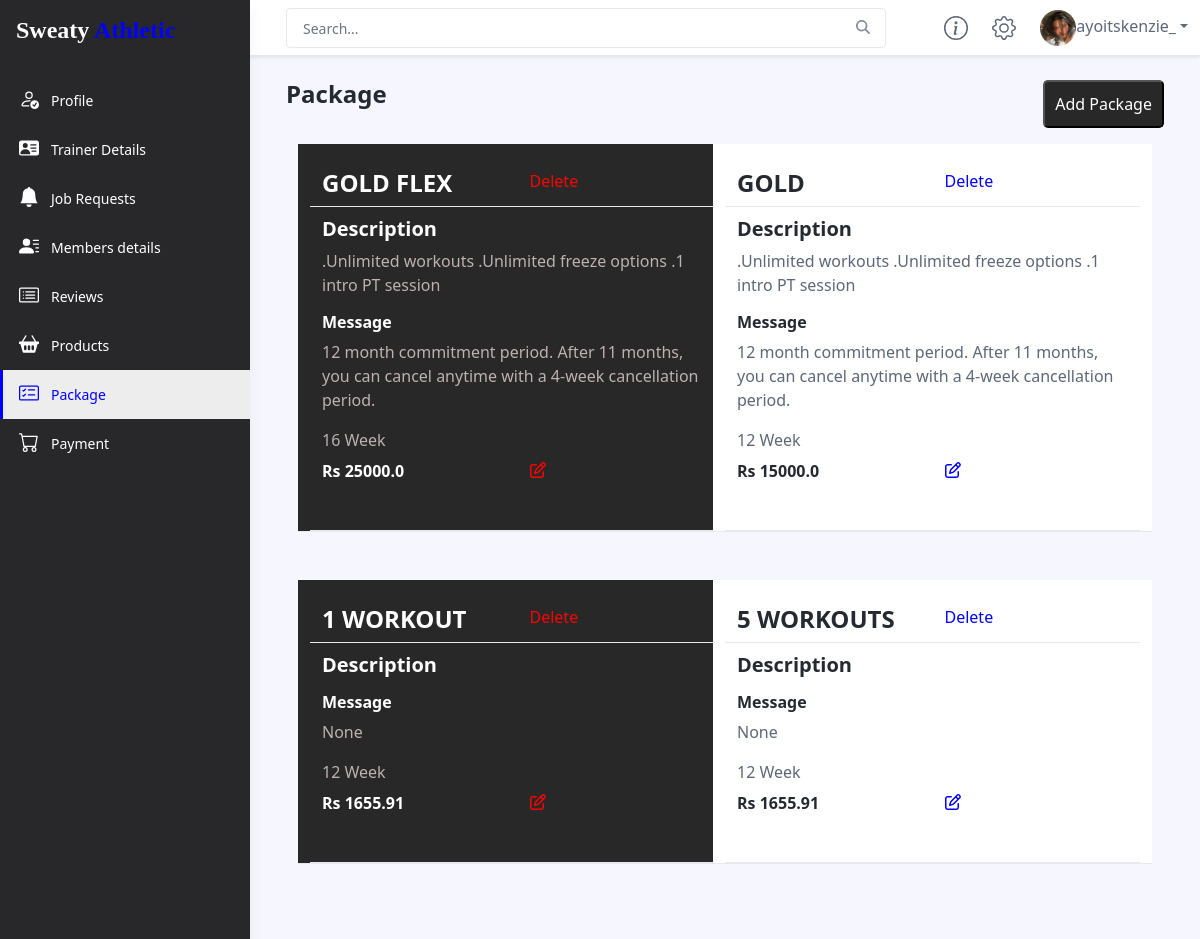
The app's page /admin_dashboard/package/ (signed in) with its own data.
### accounts/models.py (models this page shows, shortened)
class CustomUser(AbstractBaseUser):
    User_Choices = (
        ("Trainer","Trainer"),
        ("Admin","Admin"),
        ("Customer","Customer")
    )
    id = models.AutoField(primary_key=True,unique=True)
    username = models.CharField(unique=True,max_length=50, verbose_name="Username")
    date_joined = models.DateTimeField(default=datetime.datetime.now)
    user_type = models.CharField(max_length = 20,choices = User_Choices,default = "Customer", verbose_name="User Type")
    is_staff = models.BooleanField(default=False)
    is_active = models.BooleanField(default=True)
    is_superuser = models.BooleanField(default=False)
    profile_image = models.ImageField(upload_to='media/profile_image/',null=True,blank=True,verbose_name='Profile Image')
    USERNAME_FIELD = "username"
    REQUIRED_FIELDS = ['user_type']
    objects = CustomUserManager()
    def __str__(self):
        return self.username

### appadmin/models.py (models this page shows, shortened)
class Package(models.Model):
    themes_choice = (('Black','Black'),('white','White'))
    Name = models.CharField(unique=True,max_length=100,verbose_name='Membership Package')
    Price = models.FloatField(null=True,blank=True)
    Type = models.ForeignKey(Type,null=True,blank=True,on_delete=models.SET_NULL)
    Description = models.TextField(null=True,blank=True)
    Duration = models.IntegerField(null=True,blank=True)
    Message = models.CharField(max_length=250,null=True,blank=True,verbose_name='Commitment Message')
    theme = models.CharField(max_length=20,choices=themes_choice,blank=False,null=True)

### appadmin/views.py (the view)
# urls.py: path('package/',views.Package_list),
@login_required(login_url='/login/')
def Package_list(request):
    pack = Package.objects.all()
    if request.GET.get('del'):
        Id = request.GET.get('del')
        data = Package.objects.get(id=Id)
        data.delete()
        return render(request,'admin_dashboard/package.html',{'act7':'active','pack':pack,'status':'danger','message':'Package Deleted Sucessfully'})
    return render(request,'admin_dashboard/package.html',{'act7':'active','pack':pack,'obj':'none'})

### templates/admin_dashboard/package.html (shortened to what this page needs)
{% include 'admin_dashboard/upper.html' %}
<div class="app-wrapper">
    <div class="app-content pt-3 p-md-3 p-lg-4">
        <div class="container-xl">
          <div class="position-relative mb-3">
            <div class="row g-3 justify-content-between">
                <div class="col-auto">
                    <h1 class="app-page-title mb-0">Package</h1>
                </div>
                <div class="col-auto">
                    <div class=" page-utilities sbtn">
                        <a href="/admin_dashboard/package/add/"><button class="btn1">Add Package</button></a>
                    </div>
                </div>
            </div>
        </div>
            <section style="background-color: #f5f6fe;">
                <div class="container">
                  <div class="row justify-content-center mb-3">
                    {% for i in pack %}
                      {% if i.theme == "Black"%}
                      <div class="row col-6 B mb-5" >
                        <div class="col-6 In">
                            <h4>{{i.Name}}</h4>
                        </div>
                        <div class="col-6 In">
                          <a href="/admin_dashboard/package/?del={{i.id}}" class="">Delete</a>
                        </div>
                        <div style="margin-top: 10px;">
                          <h5>Description</h5>
                          <p>{{i.Description}}</p>
                          <h6>Message</h6>
                          <p>{{i.Message}}</p>
                          <h8>{{i.Duration}} Week</h8>
                        </div>
                          <div class="col-6" style="margin-top: 10px;">
                            <h6>Rs {{i.Price}}</h6>
                      </div>
                      <div class="col-6" style="margin-top: 10px; float: right;" >
                        <a href="/admin_dashboard/package/edit/?id={{i.id}}" class=""><i class="far fa-edit mb-5"></i></a>
                      </div>
                      </div>
                      {% else %}
                      <div class="row col-6 A mb-5" >
                        <div class="col-6 In">
                            <h4>{{i.Name}}</h4>
                        </div>
                        <div class="col-6 In">
                          <a href="/admin_dashboard/package/?del={{i.id}}" class="">Delete</a>
                        </div>
                        <div style="margin-top: 10px;">
                          <h5>Description</h5>
                          <p>{{i.Description}}</p>
                          <h6>Message</h6>
                          <p>{{i.Message}}</p>
                          <h8>{{i.Duration}} Week</h8>
                        </div>
                          <div class="col-6" style="margin-top: 10px;">
                            <h6>Rs {{i.Price}}</h6>
                      </div>
                      <div class="col-6" style="margin-top: 10px; float: right;" >
                        <a href="/admin_dashboard/package/edit/?id={{i.id}}" class=""><i class="far fa-edit mb-5"></i></a>
                      </div>
                      </div>
                      {% endif %}
                    {% endfor %}
                  </div>
                </div>
              </section>
        </div>
    </div>
</div>
</body>
</html>

### templates/admin_dashboard/upper.html (shortened to what this page needs)
{% load static %}
<!DOCTYPE html>
<html lang="en">
<head>
    <link id="theme-style" rel="stylesheet" href="{% static 'customer_dashboard/css/portal.css' %}">
</head>
<body class="app">
    <header class="app-header fixed-top">
        <div class="app-header-inner">
	        <div class="container-fluid py-2">
		        <div class="app-header-content">
		            <div class="row justify-content-between align-items-center">
		            <div class="app-search-box col">
		                <form class="app-search-form">
							<input type="text" placeholder="Search..." name="search" class="form-control search-input">
							<button type="submit" class="btn search-btn btn-primary" value="Search"><i class="fas fa-search"></i></button>
				        </form>
		            </div>
		            <div class="app-utilities col-auto">
						<div class="app-utility-item">
				            <a href="#" title="Help">
					        </a>
					    </div>
			            <div class="app-utility-item">
				            <a href="#" title="Settings">
					        </a>
					    </div>
			            <div class="app-utility-item app-user-dropdown dropdown">
							{%if request.user.profile_image  %}
				            	<a class="dropdown-toggle" id="user-dropdown-toggle" data-bs-toggle="dropdown" href="#" role="button" aria-expanded="false"><img class="profile-image" src="{{request.user.profile_image.url}}" alt="user profile">{{request.user}}</a>
							{% endif %}
			            </div>
		            </div>
		        </div>
	            </div>
	        </div>
        </div>
        <div id="app-sidepanel" class="app-sidepanel">
	        <div class="sidepanel-inner d-flex flex-column">
		        <div class="app-branding">
		            <a class="app-logo"><a class="navbar-brand"><h2 style="font-size: 1.5rem;font-family: 'Dancing Script', cursive;color: white;">Sweaty <span style="color:blue">Athletic</span></h2></a></a>
		        </div>
			    <nav id="app-nav-main" class="app-nav app-nav-main flex-grow-1">
				    <ul class="app-menu list-unstyled accordion" id="menu-accordion">
						<li class="nav-item">
					        <a class="nav-link {{act}}" href="/admin_dashboard/">
						        <span class="nav-icon">
						         </span>
		                         <span class="nav-link-text">Profile</span>
					        </a>
					    </li>
					    <li class="nav-item">
					        <a class="nav-link {{act1}}" href="/admin_dashboard/trainer_details/">
						        <span class="nav-icon">
						         </span>
		                         <span class="nav-link-text">Trainer Details</span>
					        </a>
					    </li>
						<li class="nav-item">
					        <a class="nav-link {{act6}}" href="/admin_dashboard/job_request/">
						        <span class="nav-icon">
									<svg xmlns="http://www.w3.org/2000/svg" width="16" height="16" fill="currentColor" class="bi bi-bell-fill" viewBox="0 0 16 16">
										<path d="M8 16a2 2 0 0 0 2-2H6a2 2 0 0 0 2 2zm.995-14.901a1 1 0 1 0-1.99 0A5.002 5.002 0 0 0 3 6c0 1.098-.5 6-2 7h14c-1.5-1-2-5.902-2-7 0-2.42-1.72-4.44-4.005-4.901z"/>
									  </svg>
						         </span>
		                         <span class="nav-link-text">Job Requests</span>
					        </a>
					    </li>
					    <li class="nav-item">
					        <a class="nav-link {{act2}}" href="/admin_dashboard/Members_details/">
						        <span class="nav-icon">
						         </span>
		                         <span class="nav-link-text">Members details</span>
					        </a>
					    </li>
					    <li class="nav-item">
					        <a class="nav-link {{act3}}" href="/admin_dashboard/Reviews">
						        <span class="nav-icon">
						         </span>
		                         <span class="nav-link-text">Reviews</span>
					        </a>
					    </li>
					    <li class="nav-item">
					        <a class="nav-link {{act4}}" href="/admin_dashboard/Products/">
						        <span class="nav-icon">
						         </span>
		                         <span class="nav-link-text">Products</span>
					        </a>
					    </li>
						<li class="nav-item">
					        <a class="nav-link {{act7}}" href="/admin_dashboard/package/">
						        <span class="nav-icon">
						         </span>
		                         <span class="nav-link-text">Package</span>
					        </a>
					    </li>
					    <li class="nav-item">
					        <a class="nav-link {{act5}}" href="/admin_dashboard/payment/">
						        <span class="nav-icon">
						         </span>
		                         <span class="nav-link-text">Payment</span>
					        </a>
					    </li>
				    </ul>
			    </nav>
	        </div>
	    </div>
    </header>

### templates/admin_dashboard/upper.html (style rules this page uses)
.navbar-brand { color: white; font-family: 'Dancing Script', cursive; font-size: 1rem; }

### templates/admin_dashboard/package.html (style rules this page uses)
.btn1 { background: #282828 ; color: white; border-radius: 5px; padding: 10px; }
.row { display: flex; }
.col-6 { width: 50%; border: 1px; border-bottom: 1px solid #e7e9ed; }
.A { background-color: white; }
.In { margin-top: 25px; }
.B { background-color:#282828; color: rgb(189, 177, 177); }
.B a { color: red; }
.B h4 { color:white; }
.B h5 { color:white; }
.B h6 { color:white; }

### records on screen
CustomUser: user.profile_image (picture), user "ayoitskenzie_"
Package: Name "GOLD FLEX", Description ".Unlimited workouts .Unlimited freeze options .1 intro PT session", Message "12 month commitment period. After 11 months, you can cancel anytime with a 4-week cancellation period.", Duration "16", Price "25000.0"
Package: Name "GOLD", Description ".Unlimited workouts .Unlimited freeze options .1 intro PT session", Message "12 month commitment period. After 11 months, you can cancel anytime with a 4-week cancellation period.", Duration "12", Price "15000.0"
Package: Name "1 WORKOUT", Message "None", Duration "12", Price "1655.91"
Package: Name "5 WORKOUTS", Message "None", Duration "12", Price "1655.91"
